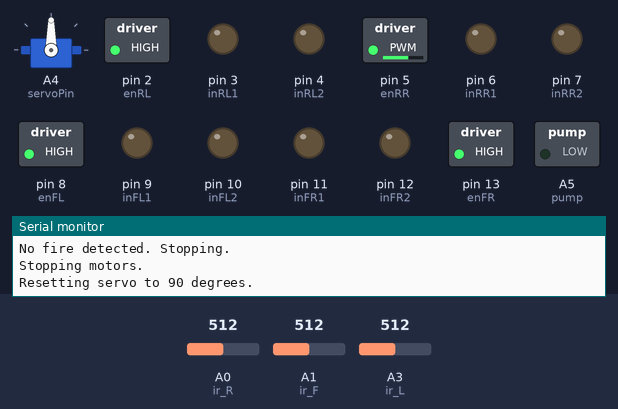
This sketch was run on a simulated Arduino Uno, built with avr-gcc and run on an emulated ATmega328P. On the bench: servo, switched loads named in the sketch (green lamp = pin HIGH), output pins drawn as LEDs (lit = HIGH), the last lines printed to the serial monitor. The inputs (shaded band) are chosen by the test bench; at power-on: A0 (ir_R) = 512, A1 (ir_F) = 512, A3 (ir_L) = 512.

Above: at 1.2 s.
1.3 s: A0 (ir_R) set to 481
At 2.4 s:
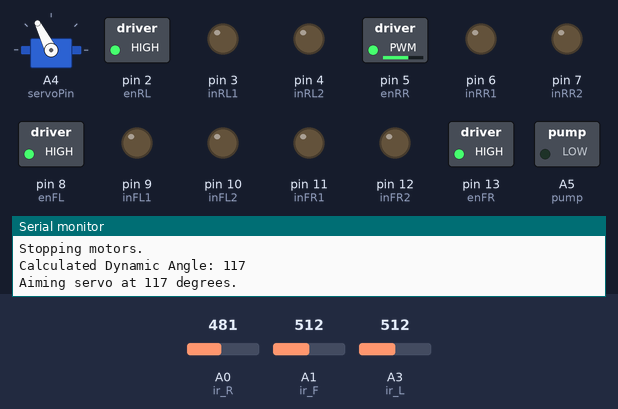
At 3.1 s:
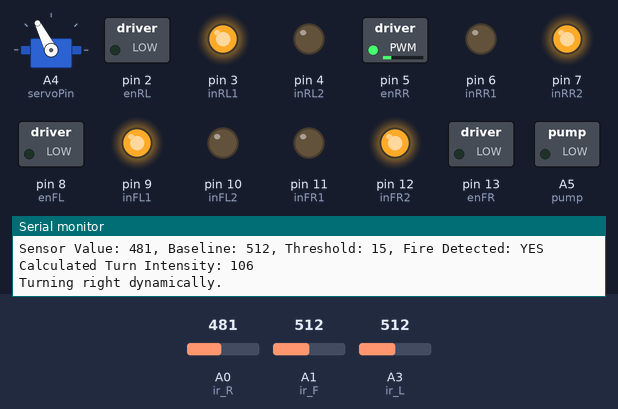
4.0 s: A1 (ir_F) set to 504
7.6 s: A1 (ir_F) set to 486
At 8.7 s:
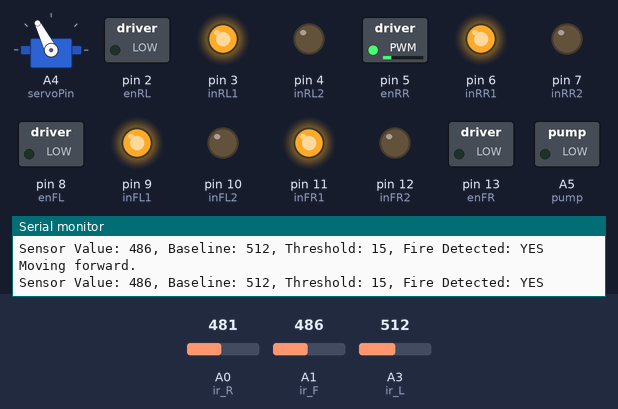
Timing chart, 0 to 10.6 s (numbered marks = the images above; inputs shaded):
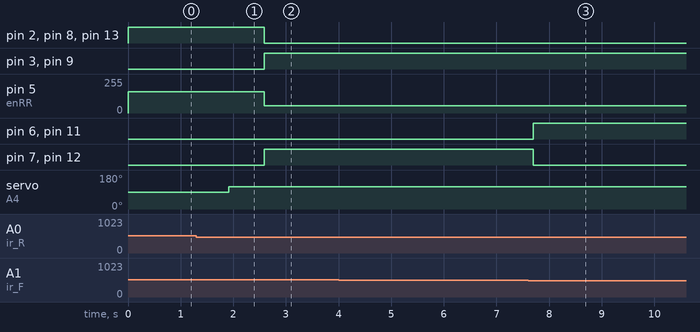

The sketch:

FireFightingRobot.ino
```cpp
#include <Servo.h>

#define enFR 13 // Front-right wheel enable
#define inFR1 11  // Front-right wheel forward
#define inFR2 12 // Front-right wheel backward

#define enFL 8 // Front-left wheel enable
#define inFL1 9 // Front-left wheel forward
#define inFL2 10  // Front-left wheel backward

#define enRL 2 // Rear-left wheel enable
#define inRL1 3  // Rear-left wheel forward
#define inRL2 4  // Rear-left wheel backward

#define enRR 5 // Rear-right wheel enable
#define inRR1 6  // Rear-right wheel forward
#define inRR2 7  // Rear-right wheel backward

#define ir_R A0
#define ir_F A1
#define ir_L A3
int thresholdL = 15; // Custom threshold for A3 as it is giving a lower value
#define pump A5
#define servoPin A4 // Servo control pin

int Speed = 160;

//servo and sensor settings
Servo myServo;
int s1, s2, s3; //sensor values
int baselineR, baselineF, baselineL;

void setup() {
    Serial.begin(9600);

    //set pin modes for motors
    pinMode(enFL, OUTPUT);
    pinMode(inFL1, OUTPUT);
    pinMode(inFL2, OUTPUT);
    pinMode(enFR, OUTPUT);
    pinMode(inFR1, OUTPUT);
    pinMode(inFR2, OUTPUT);
    pinMode(enRL, OUTPUT);
    pinMode(inRL1, OUTPUT);
    pinMode(inRL2, OUTPUT);
    pinMode(enRR, OUTPUT);
    pinMode(inRR1, OUTPUT);
    pinMode(inRR2, OUTPUT);

    //set pin modes for sensors
    pinMode(ir_R, INPUT);
    pinMode(ir_F, INPUT);
    pinMode(ir_L, INPUT);
    pinMode(pump, OUTPUT);

    //attach servo
    myServo.attach(servoPin);

    //set initial motor speeds
    analogWrite(enFL, Speed);
    analogWrite(enFR, Speed);
    analogWrite(enRL, Speed);
    analogWrite(enRR, Speed);

    //set sensor baselines
    baselineR = analogRead(ir_R);
    baselineF = analogRead(ir_F);
    baselineL = analogRead(ir_L);

    //print baseline values for debugging if val less than 1000 ~ problem
    Serial.println("Baselines:");
    Serial.print("Right: ");
    Serial.println(baselineR);
    Serial.print("Front: ");
    Serial.println(baselineF);
    Serial.print("Left: ");
    Serial.println(baselineL);
}

void loop() {
    //read sensor values
    s1 = analogRead(ir_R); //right sensor
    s2 = analogRead(ir_F); //front sensor
    s3 = analogRead(ir_L); //left sensor

    //debugging output for flame
    Serial.print("Sensor Values - Right: ");
    Serial.print(s1);
    Serial.print("\tFront: ");
    Serial.print(s2);
    Serial.print("\tLeft: ");
    Serial.println(s3);

    //flame detection and movement logic
    if (isFireDetected(s2, baselineF)) { // Fire detected in front
        stopMotors();
        aimServo(90);       //aim forward
        approachFire();     //move closer dynamically
        activatePump(90);     //extinguish the fire
    } else if (isFireDetected(s1, baselineR)) { //fire detected on the right
        stopMotors();
        int dynamicAngle = calculateDynamicAngle(s1, baselineR, 90); //calculate the right angle dynamically
        aimServo(dynamicAngle);
        approachFire();     //move closer dynamically
        activatePump(dynamicAngle);     //extinguish the fire
    } else if (isFireDetected(s3, baselineL)) { //fire detected on the left
        stopMotors();
        int dynamicAngle = calculateDynamicAngle(s3, baselineL, 90); //calculate the left angle dynamically
        aimServo(dynamicAngle);
        approachFire();     //move closer dynamically
        activatePump(dynamicAngle);     //extinguish the fire
    } else {
        Serial.println("No fire detected. Stopping.");
        stopMotors(); //no fire detected
        resetServo();
    }
    delay(50);
}


//dynamically approach the fire
void approachFire() {
    Serial.println("Approaching fire dynamically.");
    while (true) {
        // continuously read sensor values
        s1 = analogRead(ir_R); //right sensor
        s2 = analogRead(ir_F); //front sensor
        s3 = analogRead(ir_L); //left sensor

        // Stop if fire is very close
        if (isCloseToFire(s2, baselineF)) {
            stopMotors();
            Serial.println("Fire is close. Stopping.");
            break;
        }

        //calculate proportional adjustments
        int deviationR = baselineR - s1;
        int deviationL = baselineL - s3;

        if (isFireDetected(s2, baselineF)) {
            //move forward if fire is directly ahead
            moveForward();
        } else if (isFireDetected(s1, baselineR) && deviationR > deviationL) {
            //adjust right dynamically based on sensor deviation
            int rightTurnIntensity = calculateTurnIntensity(deviationR, baselineR);
            turnRightDynamic(rightTurnIntensity);
        } else if (isFireDetected(s3, baselineL) && deviationL > deviationR) {
            //adjust left dynamically based on sensor deviation
            int leftTurnIntensity = calculateTurnIntensity(deviationL, baselineL);
            turnLeftDynamic(leftTurnIntensity);
        } else {
            //stop if no clear direction
            stopMotors();
            break;
        }

        //short delay for smoother movement
        delay(100);
    }
}


//check if the fire is close
bool isCloseToFire(int sensorValue, int baseline) {
    return sensorValue < (baseline - 900); //adjust threshold as needed for proximity
}


//omnidirectional movement functions
void moveForward() {
    Serial.println("Moving forward.");
    digitalWrite(inFL1, HIGH); digitalWrite(inFL2, LOW);
    digitalWrite(inFR1, HIGH); digitalWrite(inFR2, LOW);
    digitalWrite(inRL1, HIGH); digitalWrite(inRL2, LOW);
    digitalWrite(inRR1, HIGH); digitalWrite(inRR2, LOW);
}

void moveBackward() {
    Serial.println("Moving backward.");
    digitalWrite(inFL1, LOW); digitalWrite(inFL2, HIGH);
    digitalWrite(inFR1, LOW); digitalWrite(inFR2, HIGH);
    digitalWrite(inRL1, LOW); digitalWrite(inRL2, HIGH);
    digitalWrite(inRR1, LOW); digitalWrite(inRR2, HIGH);
}

void moveLeft() {
    Serial.println("Moving left.");
    digitalWrite(inFL1, LOW); digitalWrite(inFL2, HIGH);
    digitalWrite(inFR1, HIGH); digitalWrite(inFR2, LOW);
    digitalWrite(inRL1, HIGH); digitalWrite(inRL2, LOW);
    digitalWrite(inRR1, LOW); digitalWrite(inRR2, HIGH);
}

void moveRight() {
    Serial.println("Moving right.");
    digitalWrite(inFL1, HIGH); digitalWrite(inFL2, LOW);
    digitalWrite(inFR1, LOW); digitalWrite(inFR2, HIGH);
    digitalWrite(inRL1, LOW); digitalWrite(inRL2, HIGH);
    digitalWrite(inRR1, HIGH); digitalWrite(inRR2, LOW);
}

void stopMotors() {
    Serial.println("Stopping motors.");
    digitalWrite(inFL1, LOW); digitalWrite(inFL2, LOW);
    digitalWrite(inFR1, LOW); digitalWrite(inFR2, LOW);
    digitalWrite(inRL1, LOW); digitalWrite(inRL2, LOW);
    digitalWrite(inRR1, LOW); digitalWrite(inRR2, LOW);
}

void moveForwardRight() {
    Serial.println("Moving diagonally forward-right.");
    //activate only the appropriate motors for forward-right diagonal movement
    digitalWrite(inFL1, HIGH); digitalWrite(inFL2, LOW); //front-left forward
    digitalWrite(inRR1, HIGH); digitalWrite(inRR2, LOW); //rear-right forward
    digitalWrite(inFR1, LOW); digitalWrite(inFR2, LOW); //front-right stop
    digitalWrite(inRL1, LOW); digitalWrite(inRL2, LOW); //rear-left stop
}

void moveForwardLeft() {
    Serial.println("Moving diagonally forward-left.");
    digitalWrite(inFR1, HIGH); digitalWrite(inFR2, LOW);
    digitalWrite(inRL1, HIGH); digitalWrite(inRL2, LOW);
    digitalWrite(inFL1, LOW); digitalWrite(inFL2, LOW);
    digitalWrite(inRR1, LOW); digitalWrite(inRR2, LOW);
}


bool isFireDetected(int sensorValue, int baseline) {
    int threshold = (baseline == baselineL) ? thresholdL : 500; //custom threshold for left sensor
    bool detected = sensorValue < (baseline - threshold);

    //debugging output for fire detection
    Serial.print("Sensor Value: ");
    Serial.print(sensorValue);
    Serial.print(", Baseline: ");
    Serial.print(baseline);
    Serial.print(", Threshold: ");
    Serial.print(threshold);
    Serial.print(", Fire Detected: ");
    Serial.println(detected ? "YES" : "NO");

    return detected;
}


void activatePump(int currentAngle) {
    Serial.println("Activating pump.");
    digitalWrite(pump, HIGH);
    sprinkleMotion(currentAngle);
    digitalWrite(pump, LOW);
}

void aimServo(int angle) {
    Serial.print("Aiming servo at ");
    Serial.print(angle);
    Serial.println(" degrees.");
    myServo.write(angle);
    delay(500);
}
void sprinkleMotion(int baseAngle) {
    int leftAngle = baseAngle - 15;   // Calculate left-most angle dynamically
    int rightAngle = baseAngle + 15; // Calculate right-most angle dynamically
    int delayTime = 100;             // Delay in milliseconds for smooth motion

    Serial.print("Starting sprinkler motion around angle: ");
    Serial.println(baseAngle);

    //perform one full sweep (left-right-left)
    for (int i = 0; i < 1; i++) {
        //sweep from baseAngle - 15 to baseAngle + 15
        for (int angle = leftAngle; angle <= rightAngle; angle++) {
            myServo.write(angle);
            delay(delayTime);
        }
        //sweep back from baseAngle + 15 to baseAngle - 15
        for (int angle = rightAngle; angle >= leftAngle; angle--) {
            myServo.write(angle);
            delay(delayTime);
        }
    }

    Serial.println("Sprinkler motion complete.");
}
void resetServo() {
    Serial.println("Resetting servo to 90 degrees.");
    myServo.write(90);
    delay(500);
}
int calculateDynamicAngle(int sensorValue, int baseline, int baseAngle) {
    //calculate the deviation from the baseline
    int deviation = baseline - sensorValue;
    int maxDeviation = (baseline == baselineL) ? 50 : 800; //adjust for the left sensor
    //map deviation to an angle adjustment (e.g., 0-45 degrees)
    //adjust the multiplier and maximum angle as needed
    int maxAdjustment = 45; //maximum angle adjustment
    int adjustment = map(deviation, 0, maxDeviation, 0, maxAdjustment); //map range dynamically

    //clamp the angle adjustment to avoid excessive turning
    adjustment = constrain(adjustment, 0, maxAdjustment);

    //calculate the final angle
    int dynamicAngle = baseAngle + adjustment;

    //debugging output
    Serial.print("Calculated Dynamic Angle: ");
    Serial.println(dynamicAngle);

    return dynamicAngle;
}
int calculateTurnIntensity(int deviation, int baseline) {
    //map deviation to a proportional motor adjustment range
    int maxIntensity = 255; //max motor speed
    int minIntensity = 100; //min motor speed for small adjustments
    int intensity = map(deviation, 0, 800, minIntensity, maxIntensity); //adjust range as needed
    intensity = constrain(intensity, minIntensity, maxIntensity); //constrain intensity

    //debugging output
    Serial.print("Calculated Turn Intensity: ");
    Serial.println(intensity);

    return intensity;
}
void turnRightDynamic(int intensity) {
    Serial.println("Turning right dynamically.");
    //set motor speeds proportionally for a smooth turn
    analogWrite(enFL, intensity);
    analogWrite(enRL, intensity);
    digitalWrite(inFL1, HIGH); digitalWrite(inFL2, LOW);
    digitalWrite(inRL1, HIGH); digitalWrite(inRL2, LOW);

    //reduce speed on the other side for turning
    analogWrite(enFR, intensity / 2);
    analogWrite(enRR, intensity / 2);
    digitalWrite(inFR1, LOW); digitalWrite(inFR2, HIGH);
    digitalWrite(inRR1, LOW); digitalWrite(inRR2, HIGH);
}
void turnLeftDynamic(int intensity) {
    Serial.println("Turning left dynamically.");
    //set motor speeds proportionally for a smooth turn
    analogWrite(enFR, intensity);
    analogWrite(enRR, intensity);
    digitalWrite(inFR1, HIGH); digitalWrite(inFR2, LOW);
    digitalWrite(inRR1, HIGH); digitalWrite(inRR2, LOW);

    //reduce speed on the other side for turning
    analogWrite(enFL, intensity / 2);
    analogWrite(enRL, intensity / 2);
    digitalWrite(inFL1, LOW); digitalWrite(inFL2, HIGH);
    digitalWrite(inRL1, LOW); digitalWrite(inRL2, HIGH);
}
```

Measured:
- the behaviour switches between 497 and 496 on A0 (ir_R) (found by bisection; images 0 and 1)
- the behaviour switches between 497 and 496 on A1 (ir_F) (found by bisection; images 2 and 3)
- after the input at 1.3 s, pin 2 (enRL), pin 8 (enFL), pin 13 (enFR): HIGH → LOW after 1.3 s; pin 3 (inRL1), pin 7 (inRR2), pin 9 (inFL1), pin 12 (inFR2): LOW → HIGH after 1.3 s; pin 5 (enRR): 160/255 → 53/255 after 1.3 s; servo on A4 (servoPin): 90° → 117° after 0.61 s
- after the input at 7.6 s, pin 6 (inRR1), pin 11 (inFR1): LOW → HIGH after 0.10 s; pin 7 (inRR2), pin 12 (inFR2): HIGH → LOW after 0.10 s
